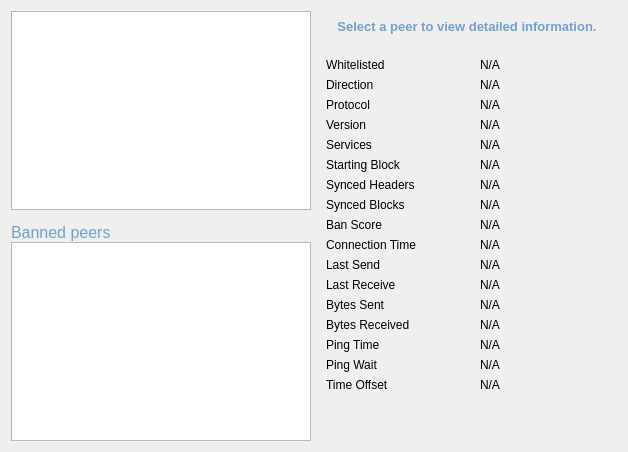
     <widget class="QWidget" name="tab_peers">
      <attribute name="title">
       <string>&amp;Peers</string>
      </attribute>
      <layout class="QGridLayout" name="gridLayout_2">
       <item row="0" column="0" rowspan="2">
        <layout class="QVBoxLayout" name="verticalLayout_101">
         <property name="spacing">
          <number>0</number>
         </property>
         <item>
          <widget class="QTableView" name="peerWidget">
           <property name="horizontalScrollBarPolicy">
            <enum>Qt::ScrollBarAsNeeded</enum>
           </property>
           <property name="sortingEnabled">
            <bool>true</bool>
           </property>
           <attribute name="horizontalHeaderHighlightSections">
            <bool>false</bool>
           </attribute>
          </widget>
         </item>
         <item>
          <widget class="QLabel" name="banHeading">
           <property name="sizePolicy">
            <sizepolicy hsizetype="Preferred" vsizetype="Minimum">
             <horstretch>0</horstretch>
             <verstretch>0</verstretch>
            </sizepolicy>
           </property>
           <property name="minimumSize">
            <size>
             <width>300</width>
             <height>32</height>
            </size>
           </property>
           <property name="maximumSize">
            <size>
             <width>16777215</width>
             <height>32</height>
            </size>
           </property>
           <property name="font">
            <font>
             <pointsize>12</pointsize>
            </font>
           </property>
           <property name="cursor">
            <cursorShape>IBeamCursor</cursorShape>
           </property>
           <property name="text">
            <string>&lt;html&gt;&lt;head/&gt;&lt;body&gt;&lt;p&gt;&lt;span style=&quot; color:#729fcf;&quot;&gt;Banned peers&lt;/span&gt;&lt;/p&gt;&lt;/body&gt;&lt;/html&gt;</string>
           </property>
           <property name="alignment">
            <set>Qt::AlignBottom|Qt::AlignLeading|Qt::AlignLeft</set>
           </property>
           <property name="wordWrap">
            <bool>true</bool>
           </property>
           <property name="textInteractionFlags">
            <set>Qt::NoTextInteraction</set>
           </property>
          </widget>
         </item>
         <item>
          <widget class="QTableView" name="banlistWidget">
           <property name="sizePolicy">
            <sizepolicy hsizetype="Expanding" vsizetype="Expanding">
             <horstretch>0</horstretch>
             <verstretch>0</verstretch>
            </sizepolicy>
           </property>
           <property name="horizontalScrollBarPolicy">
            <enum>Qt::ScrollBarAsNeeded</enum>
           </property>
           <property name="sortingEnabled">
            <bool>true</bool>
           </property>
           <attribute name="horizontalHeaderHighlightSections">
            <bool>false</bool>
           </attribute>
          </widget>
         </item>
        </layout>
       </item>
       <item row="0" column="1">
        <widget class="QLabel" name="peerHeading">
         <property name="sizePolicy">
          <sizepolicy hsizetype="Preferred" vsizetype="Minimum">
           <horstretch>0</horstretch>
           <verstretch>0</verstretch>
          </sizepolicy>
         </property>
         <property name="minimumSize">
          <size>
           <width>300</width>
           <height>32</height>
          </size>
         </property>
         <property name="font">
          <font>
           <pointsize>10</pointsize>
           <weight>75</weight>
           <bold>true</bold>
          </font>
         </property>
         <property name="cursor">
          <cursorShape>IBeamCursor</cursorShape>
         </property>
         <property name="text">
          <string>&lt;html&gt;&lt;head/&gt;&lt;body&gt;&lt;p&gt;&lt;span style=&quot; color:#729fcf;&quot;&gt;Select a peer to view detailed information.&lt;/span&gt;&lt;/p&gt;&lt;/body&gt;&lt;/html&gt;</string>
         </property>
         <property name="alignment">
          <set>Qt::AlignCenter</set>
         </property>
         <property name="wordWrap">
          <bool>true</bool>
         </property>
         <property name="textInteractionFlags">
          <set>Qt::LinksAccessibleByMouse|Qt::TextSelectableByKeyboard|Qt::TextSelectableByMouse</set>
         </property>
        </widget>
       </item>
       <item row="1" column="1">
        <widget class="QWidget" name="detailWidget" native="true">
         <property name="minimumSize">
          <size>
           <width>300</width>
           <height>0</height>
          </size>
         </property>
         <layout class="QGridLayout" name="gridLayout_3">
          <item row="0" column="0">
           <widget class="QLabel" name="label_30">
            <property name="text">
             <string>Whitelisted</string>
            </property>
           </widget>
          </item>
          <item row="0" column="2">
           <widget class="QLabel" name="peerWhitelisted">
            <property name="cursor">
             <cursorShape>IBeamCursor</cursorShape>
            </property>
            <property name="text">
             <string>N/A</string>
            </property>
            <property name="textFormat">
             <enum>Qt::PlainText</enum>
            </property>
            <property name="textInteractionFlags">
             <set>Qt::LinksAccessibleByMouse|Qt::TextSelectableByKeyboard|Qt::TextSelectableByMouse</set>
            </property>
           </widget>
          </item>
          <item row="1" column="0">
           <widget class="QLabel" name="label_23">
            <property name="text">
             <string>Direction</string>
            </property>
           </widget>
          </item>
          <item row="1" column="2">
           <widget class="QLabel" name="peerDirection">
            <property name="cursor">
             <cursorShape>IBeamCursor</cursorShape>
            </property>
            <property name="text">
             <string>N/A</string>
            </property>
            <property name="textFormat">
             <enum>Qt::PlainText</enum>
            </property>
            <property name="textInteractionFlags">
             <set>Qt::LinksAccessibleByMouse|Qt::TextSelectableByKeyboard|Qt::TextSelectableByMouse</set>
            </property>
           </widget>
          </item>
          <item row="2" column="0">
           <widget class="QLabel" name="label_21">
            <property name="text">
             <string>Protocol</string>
            </property>
           </widget>
          </item>
          <item row="2" column="2">
           <widget class="QLabel" name="peerVersion">
            <property name="cursor">
             <cursorShape>IBeamCursor</cursorShape>
            </property>
            <property name="text">
             <string>N/A</string>
            </property>
            <property name="textFormat">
             <enum>Qt::PlainText</enum>
            </property>
            <property name="textInteractionFlags">
             <set>Qt::LinksAccessibleByMouse|Qt::TextSelectableByKeyboard|Qt::TextSelectableByMouse</set>
            </property>
           </widget>
          </item>
          <item row="3" column="0">
           <widget class="QLabel" name="label_28">
            <property name="text">
             <string>Version</string>
            </property>
           </widget>
          </item>
          <item row="3" column="2">
           <widget class="QLabel" name="peerSubversion">
            <property name="cursor">
             <cursorShape>IBeamCursor</cursorShape>
            </property>
            <property name="text">
             <string>N/A</string>
            </property>
            <property name="textFormat">
             <enum>Qt::PlainText</enum>
            </property>
            <property name="textInteractionFlags">
             <set>Qt::LinksAccessibleByMouse|Qt::TextSelectableByKeyboard|Qt::TextSelectableByMouse</set>
            </property>
           </widget>
          </item>
          <item row="4" column="0">
           <widget class="QLabel" name="label_4">
            <property name="text">
             <string>Services</string>
            </property>
           </widget>
          </item>
          <item row="4" column="2">
           <widget class="QLabel" name="peerServices">
            <property name="cursor">
             <cursorShape>IBeamCursor</cursorShape>
            </property>
            <property name="text">
             <string>N/A</string>
            </property>
            <property name="textFormat">
             <enum>Qt::PlainText</enum>
            </property>
            <property name="textInteractionFlags">
             <set>Qt::LinksAccessibleByMouse|Qt::TextSelectableByKeyboard|Qt::TextSelectableByMouse</set>
            </property>
           </widget>
          </item>
          <item row="5" column="0">
           <widget class="QLabel" name="label_29">
            <property name="text">
             <string>Starting Block</string>
            </property>
           </widget>
          </item>
          <item row="5" column="2">
           <widget class="QLabel" name="peerHeight">
            <property name="cursor">
             <cursorShape>IBeamCursor</cursorShape>
            </property>
            <property name="text">
             <string>N/A</string>
            </property>
            <property name="textFormat">
             <enum>Qt::PlainText</enum>
            </property>
            <property name="textInteractionFlags">
             <set>Qt::LinksAccessibleByMouse|Qt::TextSelectableByKeyboard|Qt::TextSelectableByMouse</set>
            </property>
           </widget>
          </item>
          <item row="6" column="0">
           <widget class="QLabel" name="label_27">
            <property name="text">
             <string>Synced Headers</string>
            </property>
           </widget>
          </item>
          <item row="6" column="2">
           <widget class="QLabel" name="peerSyncHeight">
            <property name="cursor">
             <cursorShape>IBeamCursor</cursorShape>
            </property>
            <property name="text">
             <string>N/A</string>
            </property>
            <property name="textFormat">
             <enum>Qt::PlainText</enum>
            </property>
            <property name="textInteractionFlags">
             <set>Qt::LinksAccessibleByMouse|Qt::TextSelectableByKeyboard|Qt::TextSelectableByMouse</set>
            </property>
           </widget>
          </item>
          <item row="7" column="0">
           <widget class="QLabel" name="label_25">
            <property name="text">
             <string>Synced Blocks</string>
            </property>
           </widget>
          </item>
          <item row="7" column="2">
           <widget class="QLabel" name="peerCommonHeight">
            <property name="cursor">
             <cursorShape>IBeamCursor</cursorShape>
            </property>
            <property name="text">
             <string>N/A</string>
            </property>
            <property name="textFormat">
             <enum>Qt::PlainText</enum>
            </property>
            <property name="textInteractionFlags">
             <set>Qt::LinksAccessibleByMouse|Qt::TextSelectableByKeyboard|Qt::TextSelectableByMouse</set>
            </property>
           </widget>
          </item>
          <item row="8" column="0">
           <widget class="QLabel" name="label_24">
            <property name="text">
             <string>Ban Score</string>
            </property>
           </widget>
          </item>
          <item row="8" column="2">
           <widget class="QLabel" name="peerBanScore">
            <property name="cursor">
             <cursorShape>IBeamCursor</cursorShape>
            </property>
            <property name="text">
             <string>N/A</string>
            </property>
            <property name="textFormat">
             <enum>Qt::PlainText</enum>
            </property>
            <property name="textInteractionFlags">
             <set>Qt::LinksAccessibleByMouse|Qt::TextSelectableByKeyboard|Qt::TextSelectableByMouse</set>
            </property>
           </widget>
          </item>
          <item row="9" column="0">
           <widget class="QLabel" name="label_22">
            <property name="text">
             <string>Connection Time</string>
            </property>
           </widget>
          </item>
          <item row="9" column="2">
           <widget class="QLabel" name="peerConnTime">
            <property name="cursor">
             <cursorShape>IBeamCursor</cursorShape>
            </property>
            <property name="text">
             <string>N/A</string>
            </property>
            <property name="textFormat">
             <enum>Qt::PlainText</enum>
            </property>
            <property name="textInteractionFlags">
             <set>Qt::LinksAccessibleByMouse|Qt::TextSelectableByKeyboard|Qt::TextSelectableByMouse</set>
            </property>
           </widget>
          </item>
          <item row="10" column="0">
           <widget class="QLabel" name="label_15">
            <property name="text">
             <string>Last Send</string>
            </property>
           </widget>
          </item>
          <item row="10" column="2">
           <widget class="QLabel" name="peerLastSend">
            <property name="cursor">
             <cursorShape>IBeamCursor</cursorShape>
            </property>
            <property name="text">
             <string>N/A</string>
            </property>
            <property name="textFormat">
             <enum>Qt::PlainText</enum>
            </property>
            <property name="textInteractionFlags">
             <set>Qt::LinksAccessibleByMouse|Qt::TextSelectableByKeyboard|Qt::TextSelectableByMouse</set>
            </property>
           </widget>
          </item>
          <item row="11" column="0">
           <widget class="QLabel" name="label_19">
            <property name="text">
             <string>Last Receive</string>
            </property>
           </widget>
          </item>
          <item row="11" column="2">
           <widget class="QLabel" name="peerLastRecv">
            <property name="cursor">
             <cursorShape>IBeamCursor</cursorShape>
            </property>
            <property name="text">
             <string>N/A</string>
            </property>
            <property name="textFormat">
             <enum>Qt::PlainText</enum>
            </property>
            <property name="textInteractionFlags">
             <set>Qt::LinksAccessibleByMouse|Qt::TextSelectableByKeyboard|Qt::TextSelectableByMouse</set>
            </property>
           </widget>
          </item>
          <item row="12" column="0">
           <widget class="QLabel" name="label_18">
            <property name="text">
             <string>Bytes Sent</string>
            </property>
           </widget>
          </item>
          <item row="12" column="2">
           <widget class="QLabel" name="peerBytesSent">
            <property name="cursor">
             <cursorShape>IBeamCursor</cursorShape>
            </property>
            <property name="text">
             <string>N/A</string>
            </property>
            <property name="textFormat">
             <enum>Qt::PlainText</enum>
            </property>
            <property name="textInteractionFlags">
             <set>Qt::LinksAccessibleByMouse|Qt::TextSelectableByKeyboard|Qt::TextSelectableByMouse</set>
            </property>
           </widget>
          </item>
          <item row="13" column="0">
           <widget class="QLabel" name="label_20">
            <property name="text">
             <string>Bytes Received</string>
            </property>
           </widget>
          </item>
          <item row="13" column="2">
           <widget class="QLabel" name="peerBytesRecv">
            <property name="cursor">
             <cursorShape>IBeamCursor</cursorShape>
            </property>
            <property name="text">
             <string>N/A</string>
            </property>
            <property name="textFormat">
             <enum>Qt::PlainText</enum>
            </property>
            <property name="textInteractionFlags">
             <set>Qt::LinksAccessibleByMouse|Qt::TextSelectableByKeyboard|Qt::TextSelectableByMouse</set>
            </property>
           </widget>
          </item>
          <item row="14" column="0">
           <widget class="QLabel" name="label_26">
            <property name="text">
             <string>Ping Time</string>
            </property>
           </widget>
          </item>
          <item row="14" column="2">
           <widget class="QLabel" name="peerPingTime">
            <property name="cursor">
             <cursorShape>IBeamCursor</cursorShape>
            </property>
            <property name="text">
             <string>N/A</string>
            </property>
            <property name="textFormat">
             <enum>Qt::PlainText</enum>
            </property>
            <property name="textInteractionFlags">
             <set>Qt::LinksAccessibleByMouse|Qt::TextSelectableByKeyboard|Qt::TextSelectableByMouse</set>
            </property>
           </widget>
          </item>
          <item row="15" column="0">
           <widget class="QLabel" name="peerPingWaitLabel">
            <property name="toolTip">
             <string>The duration of a currently outstanding ping.</string>
            </property>
            <property name="text">
             <string>Ping Wait</string>
            </property>
           </widget>
          </item>
          <item row="15" column="2">
           <widget class="QLabel" name="peerPingWait">
            <property name="cursor">
             <cursorShape>IBeamCursor</cursorShape>
            </property>
            <property name="text">
             <string>N/A</string>
            </property>
            <property name="textFormat">
             <enum>Qt::PlainText</enum>
            </property>
            <property name="textInteractionFlags">
             <set>Qt::LinksAccessibleByMouse|Qt::TextSelectableByKeyboard|Qt::TextSelectableByMouse</set>
            </property>
           </widget>
          </item>
          <item row="16" column="0">
           <widget class="QLabel" name="label_timeoffset">
            <property name="text">
             <string>Time Offset</string>
            </property>
           </widget>
          </item>
          <item row="16" column="2">
           <widget class="QLabel" name="timeoffset">
            <property name="cursor">
             <cursorShape>IBeamCursor</cursorShape>
            </property>
            <property name="text">
             <string>N/A</string>
            </property>
            <property name="textFormat">
             <enum>Qt::PlainText</enum>
            </property>
            <property name="textInteractionFlags">
             <set>Qt::LinksAccessibleByMouse|Qt::TextSelectableByKeyboard|Qt::TextSelectableByMouse</set>
            </property>
           </widget>
          </item>
          <item row="17" column="1">
           <spacer name="verticalSpacer_3">
            <property name="orientation">
             <enum>Qt::Vertical</enum>
            </property>
            <property name="sizeHint" stdset="0">
             <size>
              <width>20</width>
              <height>40</height>
             </size>
            </property>
           </spacer>
          </item>
         </layout>
        </widget>
       </item>
      </layout>
     </widget>
